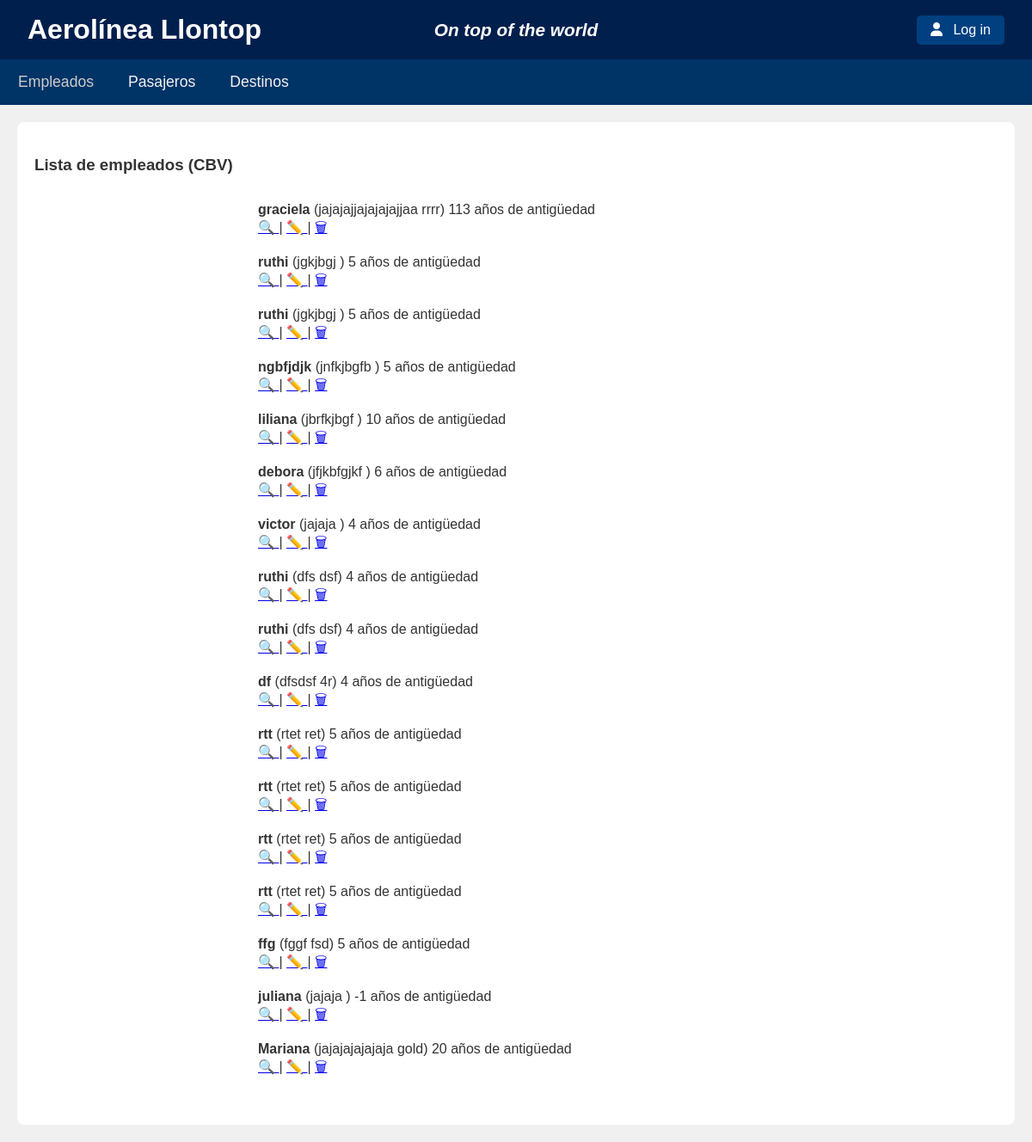
The page /empleados/cbv/employee-list on the database its author committed.
### empleados/models.py (models this page shows, shortened)
class Empleados (models.Model):
    nombreempleado = models.CharField(max_length=50)
    email = models.CharField(max_length=50)
    antiguedad = models.IntegerField()
    tipo = models.CharField(max_length=50)

### empleados/views.py (the view)
# urls.py: path("cbv/employee-list", EmpleadosListView.as_view(), name="cbv-employee-list"),
class EmpleadosListView(ListView):
    model = Empleados
    template_name = 'empleados/cbv/employee-list.html'
    context_object_name = 'empleados'

### empleados/templates/empleados/cbv/employee-list.html
{% extends 'empleados/base.html' %}
{% block aerolinea %}
<h3 > Lista de empleados (CBV)</h3>
<ul style="max-width: 600px; margin: 2rem auto; list-style: none; padding: 0;">
    {% for empleado in empleados %}
        <li style="margin-bottom: 1rem;">
            <strong>{{ empleado.nombreempleado }}</strong> ({{ empleado.email }} {{ empleado.tipo }}) {{ empleado.antiguedad }} años de antigüedad<br>
            <a href="{% url 'empleados:cbv-empleados-detail' empleado.pk %}"> 🔍 </a> |
            <a href="{% url 'empleados:cbv-empleados-editar' empleado.pk %}"> ✏️ </a> |
            <a href="{% url 'empleados:cbv-empleados-eliminar' empleado.pk %}"> 🗑 </a>
        </li>
    {% empty %}
        <li>No hay empleados registrados.</li>
    {% endfor %}
</ul>
{% endblock %}

### empleados/templates/empleados/base.html (style rules this page uses)
body { font-family: Arial, sans-serif; background-color: #f0f0f0; color: #333; margin: 0; padding: 0; }

### rows shown on the page
Empleados: nombreempleado "graciela", email "jajajajjajajajajjaa", tipo "rrrr", antiguedad "113"
Empleados: nombreempleado "ruthi", email "jgkjbgj", antiguedad "5"
Empleados: nombreempleado "ruthi", email "jgkjbgj", antiguedad "5"
Empleados: nombreempleado "ngbfjdjk", email "jnfkjbgfb", antiguedad "5"
Empleados: nombreempleado "liliana", email "jbrfkjbgf", antiguedad "10"
Empleados: nombreempleado "debora", email "jfjkbfgjkf", antiguedad "6"
Empleados: nombreempleado "victor", email "jajaja", antiguedad "4"
Empleados: nombreempleado "ruthi", email "dfs", tipo "dsf", antiguedad "4"
Empleados: nombreempleado "ruthi", email "dfs", tipo "dsf", antiguedad "4"
Empleados: nombreempleado "df", email "dfsdsf", tipo "4r", antiguedad "4"
Empleados: nombreempleado "rtt", email "rtet", tipo "ret", antiguedad "5"
Empleados: nombreempleado "rtt", email "rtet", tipo "ret", antiguedad "5"
Empleados: nombreempleado "rtt", email "rtet", tipo "ret", antiguedad "5"
Empleados: nombreempleado "rtt", email "rtet", tipo "ret", antiguedad "5"
Empleados: nombreempleado "ffg", email "fggf", tipo "fsd", antiguedad "5"
Empleados: nombreempleado "juliana", email "jajaja", antiguedad "-1"
Empleados: nombreempleado "Mariana", email "jajajajajajaja", tipo "gold", antiguedad "20"
